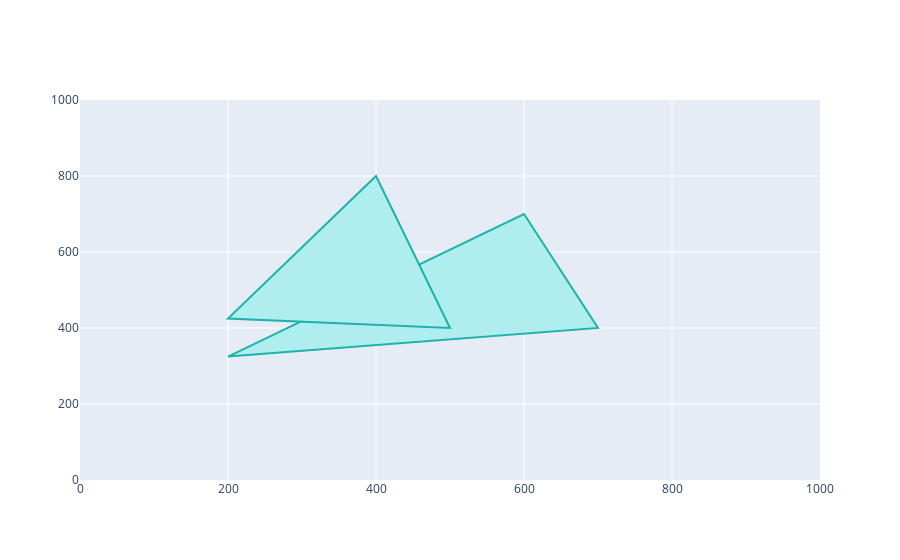

The code cell stored with this chart in its notebook:
### Code cell
fig = go.Figure()

# Create scatter trace of text labels
# fig.add_trace(go.Scatter(
#     x=[2, 1, 8, 8],
#     y=[0.25, 9, 2, 6],
#     text=["Filled Triangle",
#           "Filled Polygon",
#           "Quadratic Bezier Curves",
#           "Cubic Bezier Curves"],
#     mode="text",
# ))

# Update axes properties
fig.update_xaxes(
    range=[0, 1000],
    zeroline=False,
)

fig.update_yaxes(
    range=[0, 1000],
    zeroline=False,
)

# Add shapes
fig.update_layout(shapes=[
    # canton1
    go.layout.Shape(
        name='a',
        type="path",
        path="M 600,700L700,400L200,324.78 Z",
        fillcolor="PaleTurquoise",
        line_color="LightSeaGreen",
    ),
    go.layout.Shape(
        type="path",
        path="M 400,800L500,400L200,424.78 Z",
        fillcolor="PaleTurquoise",
        line_color="LightSeaGreen",
    ),
], showlegend=False)

# fig.add_trace(go.Scatter(
#     x=[400,500,200],
#     y=[800,400,424.78],
#     text = "mario",
#     hoveron="fills",
#     fill="toself",
#     mode="none",
# ))

fig.add_trace(
    go.Scatter(
        x=[400, 500, 200],
        y=[800, 400, 424.78],
        text="mario",
        hoverinfo="text",
        hoveron="fills",
        fill="toself",
        mode="none",
    ))

fig.add_trace(
    go.Scatter(
        x=[800, 900, 600],
        y=[800, 400, 424.78],
        text="mario",
        hoverinfo="text",
        hoveron="fills",
        fill="toself",
        mode="none",
        opacity=0,
    ))
fig.show()

### Figure 1 — Plotly figure (JSON) as saved in the notebook; plotly's stock layout.template omitted (floating-point values rounded to 4 significant figures)
{"data": [{"fill": "toself", "hoverinfo": "text", "hoveron": "fills", "mode": "none", "text": "mario", "type": "scatter", "x": [400, 500, 200], "y": [800, 400, 424.8]}, {"fill": "toself", "hoverinfo": "text", "hoveron": "fills", "mode": "none", "opacity": 0, "text": "mario", "type": "scatter", "x": [800, 900, 600], "y": [800, 400, 424.8]}], "layout": {"shapes": [{"fillcolor": "PaleTurquoise", "line": {"color": "LightSeaGreen"}, "name": "a", "path": "M 600,700L700,400L200,324.78 Z", "type": "path"}, {"fillcolor": "PaleTurquoise", "line": {"color": "LightSeaGreen"}, "path": "M 400,800L500,400L200,424.78 Z", "type": "path"}], "showlegend": false, "xaxis": {"range": [0, 1000], "zeroline": false}, "yaxis": {"range": [0, 1000], "zeroline": false}}}
